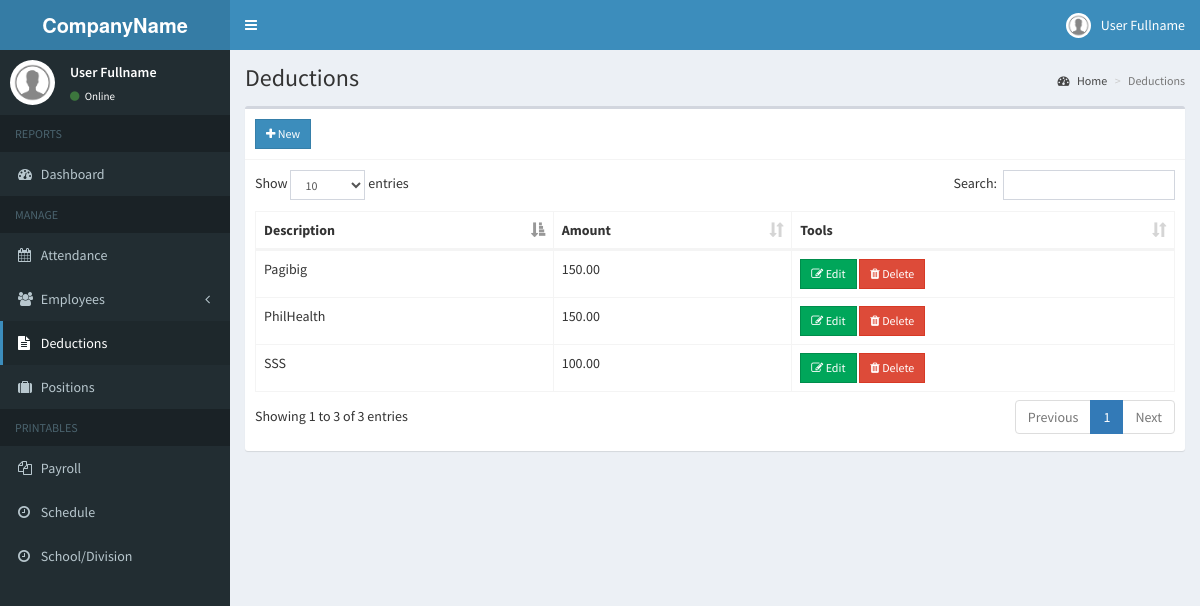
/admin/deduction.php (signed in), run on the app's committed database.
### tables this page shows
CREATE TABLE `deductions` (
  `id` int(11) NOT NULL,
  `description` varchar(100) NOT NULL,
  `amount` double NOT NULL
);

### admin/includes/session.php (called while the page is built, shortened)
<?php
	include 'includes/conn.php';
	$sql = "SELECT * FROM admin WHERE id = '".$_SESSION['admin']."'";
	$query = $conn->query($sql);
	$user = $query->fetch_assoc();
?>

### admin/deduction.php (the view, shortened to what this page needs)
<?php include 'includes/session.php'; ?>
<?php include 'includes/header.php'; ?>
<body class="hold-transition skin-blue sidebar-mini">
<div class="wrapper">
  <?php include 'includes/navbar.php'; ?>
  <?php include 'includes/menubar.php'; ?>
  <div class="content-wrapper">
    <section class="content-header">
      <h1>
        Deductions
      </h1>
      <ol class="breadcrumb">
        <li><a href="#"><i class="fa fa-dashboard"></i> Home</a></li>
        <li class="active">Deductions</li>
      </ol>
    </section>
    <section class="content">
      <div class="row">
        <div class="col-xs-12">
          <div class="box">
            <div class="box-header with-border">
              <a href="#addnew" data-toggle="modal" class="btn btn-primary btn-sm btn-flat"><i class="fa fa-plus"></i> New</a>
            </div>
            <div class="box-body">
              <table id="example1" class="table table-bordered">
                <thead>
                  <th>Description</th>
                  <th>Amount</th>
                  <th>Tools</th>
                </thead>
                <tbody>
                  <?php
                    $sql = "SELECT * FROM deductions";
                    $query = $conn->query($sql);
                    while($row = $query->fetch_assoc()){
                      echo "
                        <tr>
                          <td>".$row['description']."</td>
                          <td>".number_format($row['amount'], 2)."</td>
                          <td>
                            <button class='btn btn-success btn-sm edit btn-flat' data-id='".$row['id']."'><i class='fa fa-edit'></i> Edit</button>
                            <button class='btn btn-danger btn-sm delete btn-flat' data-id='".$row['id']."'><i class='fa fa-trash'></i> Delete</button>
                          </td>
                        </tr>
                      ";
                    }
                  ?>
                </tbody>
              </table>
            </div>
          </div>
        </div>
      </div>
    </section>
  </div>
</div>
</body>
</html>

### admin/includes/navbar.php (shortened to what this page needs)
<header class="main-header">
    <a href="index2.html" class="logo">
      <span class="logo-lg"><b>CompanyName</b></span>
    </a>
    <nav class="navbar navbar-static-top">
      <a href="#" class="sidebar-toggle" data-toggle="push-menu" role="button">
      </a>
      <div class="navbar-custom-menu">
        <ul class="nav navbar-nav">
          <li class="dropdown user user-menu">
            <a href="#" class="dropdown-toggle" data-toggle="dropdown">
              <img src="<?php echo (!empty($user['photo'])) ? '../images/'.$user['photo'] : '../images/profile.jpg'; ?>" class="user-image" alt="User Image">
              <span class="hidden-xs"><?php echo $user['firstname'].' '.$user['lastname']; ?></span>
            </a>
          </li>
        </ul>
      </div>
    </nav>
  </header>

### admin/includes/menubar.php (shortened to what this page needs)
<aside class="main-sidebar">
    <section class="sidebar">
      <div class="user-panel">
        <div class="pull-left image">
          <img src="<?php echo (!empty($user['photo'])) ? '../images/'.$user['photo'] : '../images/profile.jpg'; ?>" class="img-circle" alt="User Image">
        </div>
        <div class="pull-left info">
          <p><?php echo $user['firstname'].' '.$user['lastname']; ?></p>
          <a><i class="fa fa-circle text-success"></i> Online</a>
        </div>
      </div>
      <ul class="sidebar-menu" data-widget="tree">
        <li class="header">REPORTS</li>
        <li class=""><a href="home.php"><i class="fa fa-dashboard"></i> <span>Dashboard</span></a></li>
        <li class="header">MANAGE</li>
        <li><a href="attendance.php"><i class="fa fa-calendar"></i> <span>Attendance</span></a></li>
        <li class="treeview">
          <a href="#">
            <i class="fa fa-users"></i>
            <span>Employees</span>
            <span class="pull-right-container">
              <i class="fa fa-angle-left pull-right"></i>
            </span>
          </a>
        </li>
        <li><a href="deduction.php"><i class="fa fa-file-text"></i> Deductions</a></li>
        <li><a href="position.php"><i class="fa fa-suitcase"></i> Positions</a></li>
        <li class="header">PRINTABLES</li>
        <li><a href="payroll.php"><i class="fa fa-files-o"></i> <span>Payroll</span></a></li>
        <li><a href="schedule_employee.php"><i class="fa fa-clock-o"></i> <span>Schedule</span></a></li>
        <li><a href="school.php"><i class="fa fa-clock-o"></i> <span>School/Division</span></a></li>
      </ul>
    </section>
  </aside>

### data on the page
deductions: description "SSS", amount "100.00"
deductions: description "Pagibig", amount "150.00"
deductions: description "PhilHealth", amount "150.00"

### other printed values
$user['firstname'] "User"
$user['lastname'] "Fullname"
